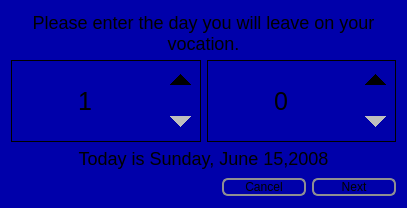
<?xml version="1.0" encoding="UTF-8"?>
<ui version="4.0">
 <class>SetVocationDateWidget</class>
 <widget class="QWidget" name="SetVocationDateWidget">
  <property name="geometry">
   <rect>
    <x>0</x>
    <y>0</y>
    <width>407</width>
    <height>208</height>
   </rect>
  </property>
  <property name="styleSheet">
   <string notr="true">QWidget#SetVocationDateWidget {
	background-color: #0000aa
}

QLabel {
	font: 18px;
}

QPushButton {
	border: 2px solid #8f8f91;
	border-radius: 6px;
	background-color: 	QLinearGradient( x1: 0, y1: 0, x2: 0, y2: 1, stop: 0 	#0000ff, stop: 0.1 #0000dd, stop: 0.49 #0000cc, stop: 0.5 #000077, stop: 1 #0000dd);
	min-width: 80px;
}

QPushButton:pressed {
	background-color: qlineargradient(x1: 0, y1: 0, x2: 0, y2: 1,
                                       stop: 0 #dadbde, stop: 1 #f6f7fa);
}

QSpinBox {
	min-height: 80;
	border-width: 40, 40, 0, 0;
	background: transparent;
	selection-background-color: transparent;
	text: black;
	selection-color: black;
	font: normal 25px;
	border: 1px solid black;
}

QSpinBox::up-button {
	subcontrol-origin: border;
    subcontrol-position: top right;
	margin: 10px;
	width: 20px;
	height: 20px;
}

 QSpinBox::down-button {
    subcontrol-origin: border;
    subcontrol-position: bottom right;
	margin: 10px;
	width: 20px;
	height: 20px;
 }
</string>
  </property>
  <layout class="QGridLayout" name="gridLayout">
   <item row="0" column="0">
    <spacer name="verticalSpacer_2">
     <property name="orientation">
      <enum>Qt::Vertical</enum>
     </property>
     <property name="sizeHint" stdset="0">
      <size>
       <width>20</width>
       <height>53</height>
      </size>
     </property>
    </spacer>
   </item>
   <item row="1" column="0">
    <widget class="QLabel" name="label">
     <property name="text">
      <string>Please enter the day you will leave on your vocation.</string>
     </property>
     <property name="alignment">
      <set>Qt::AlignCenter</set>
     </property>
     <property name="wordWrap">
      <bool>true</bool>
     </property>
    </widget>
   </item>
   <item row="3" column="0">
    <layout class="QHBoxLayout" name="horizontalLayout_3">
     <item>
      <widget class="QSpinBox" name="spinBox">
       <property name="alignment">
        <set>Qt::AlignCenter</set>
       </property>
       <property name="minimum">
        <number>1</number>
       </property>
       <property name="maximum">
        <number>12</number>
       </property>
      </widget>
     </item>
     <item>
      <widget class="QSpinBox" name="spinBox_2">
       <property name="alignment">
        <set>Qt::AlignCenter</set>
       </property>
       <property name="maximum">
        <number>59</number>
       </property>
      </widget>
     </item>
    </layout>
   </item>
   <item row="4" column="0">
    <widget class="QLabel" name="label_2">
     <property name="text">
      <string>Today is Sunday, June 15,2008</string>
     </property>
     <property name="alignment">
      <set>Qt::AlignCenter</set>
     </property>
    </widget>
   </item>
   <item row="5" column="0">
    <spacer name="verticalSpacer">
     <property name="orientation">
      <enum>Qt::Vertical</enum>
     </property>
     <property name="sizeHint" stdset="0">
      <size>
       <width>20</width>
       <height>53</height>
      </size>
     </property>
    </spacer>
   </item>
   <item row="6" column="0">
    <layout class="QHBoxLayout" name="horizontalLayout_2">
     <item>
      <spacer name="horizontalSpacer">
       <property name="orientation">
        <enum>Qt::Horizontal</enum>
       </property>
       <property name="sizeHint" stdset="0">
        <size>
         <width>40</width>
         <height>20</height>
        </size>
       </property>
      </spacer>
     </item>
     <item>
      <layout class="QHBoxLayout" name="horizontalLayout">
       <item>
        <widget class="QPushButton" name="cancelButton">
         <property name="text">
          <string>Cancel</string>
         </property>
        </widget>
       </item>
       <item>
        <widget class="QPushButton" name="nextButton">
         <property name="text">
          <string>Next</string>
         </property>
        </widget>
       </item>
      </layout>
     </item>
    </layout>
   </item>
  </layout>
 </widget>
 <resources/>
 <connections/>
</ui>
